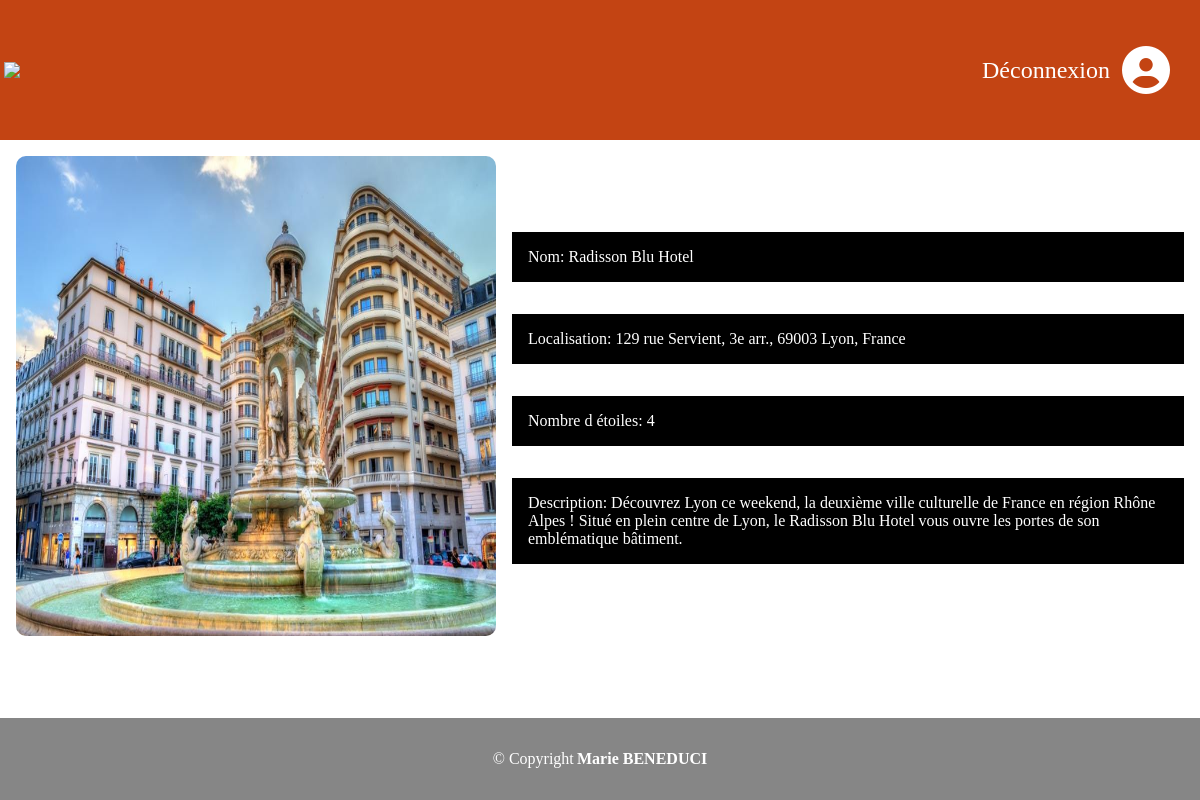
Screenshot of /views/detailsPartenaires.php?test=28 with the database file from the repository.
### tables this page shows
CREATE TABLE `hotel_partenaire` (
  `id` int(11) NOT NULL,
  `nom` varchar(50) NOT NULL,
  `localisation` varchar(50) NOT NULL,
  `description` varchar(200) NOT NULL,
  `nb_etoiles` int(11) NOT NULL,
  `image` text NOT NULL,
  `id_gerant` int(11) NOT NULL
);

### controllers/detailHotelStaff.php (called while the page is built, shortened)
<?php
include '../models/HotelRepository.php';
    $save = new HotelRepository(connectDB());
    $details=$save->affichageDetailHotel($_GET['test']);
?>

### models/connectDB.php (called while the page is built)
<?php
function connectDB() {
    $host = 'localhost';
    $user = 'root';
    $db = 'cpoa';
    $pwd = '';
    try {
        $bdd = new PDO('mysql:host='.$host.';dbname='.$db.';charset=utf8', $user,$pwd);
        return $bdd;
    }catch (Exception $e) {
        exit('Erreur : '.$e->getMessage());
    }
}
?>

### models/HotelRepository.php (the view, shortened to what this page needs)
<?php
require 'connectDB.php';
class HotelRepository{
    private $bdd;
    public function __construct($bdd)
    {
        $this->bdd = $bdd;
    }
    public function affichageDetailHotel(int $id){
        $q= $this->bdd->prepare('SELECT * FROM hotel_partenaire where id=?');
        $q-> execute(array($id));
        $data = $q -> fetch();
            echo "<div id='details_hotels_staff'>";
            echo "<div id='presentation_image'>";
            echo '<img id="img_hotel" src="'.$data['image'].'" />';
            echo "</div>";
            echo "<div id='infoG'>";
            echo '<div><p> Nom: '.$data['nom'].'</p></div>';
            echo '<div><p> Localisation: '.$data['localisation'].'</p></div>';
            echo '<div><p> Nombre d étoiles: '.$data['nb_etoiles'].'</p></div>';
            echo '<div><p> Description: '.$data['description'].'</p></div>';
            echo "</div>";
            echo "</div>";
    }
}
?>

### assets/css/page.css (style rules this page uses)
body { margin: 0; min-height:100vh; display:flex; flex-direction:column; }
#details_hotels_staff { display: flex; justify-content: center; align-items: center; }
#img_hotel { height: 30em; width: 30em; border-radius: 10px; }
#infoG div { display: flex; align-items: center; }
#infoG p { background-color: black; color: white; display: flex; justify-content: flex-start; align-items: center; padding: 1em; width: 40em; margin-left: 1em; }

### rows the page displays
hotel_partenaire: image (picture), nom "Radisson Blu Hotel", localisation "129 rue Servient, 3e arr., 69003 Lyon, France", nb_etoiles "4", description "Découvrez Lyon ce weekend, la deuxième ville culturelle de France en région Rhône Alpes ! Situé en plein centre de Lyon, le Radisson Blu Hotel vous ouvre les portes de son emblématique bâtiment."
